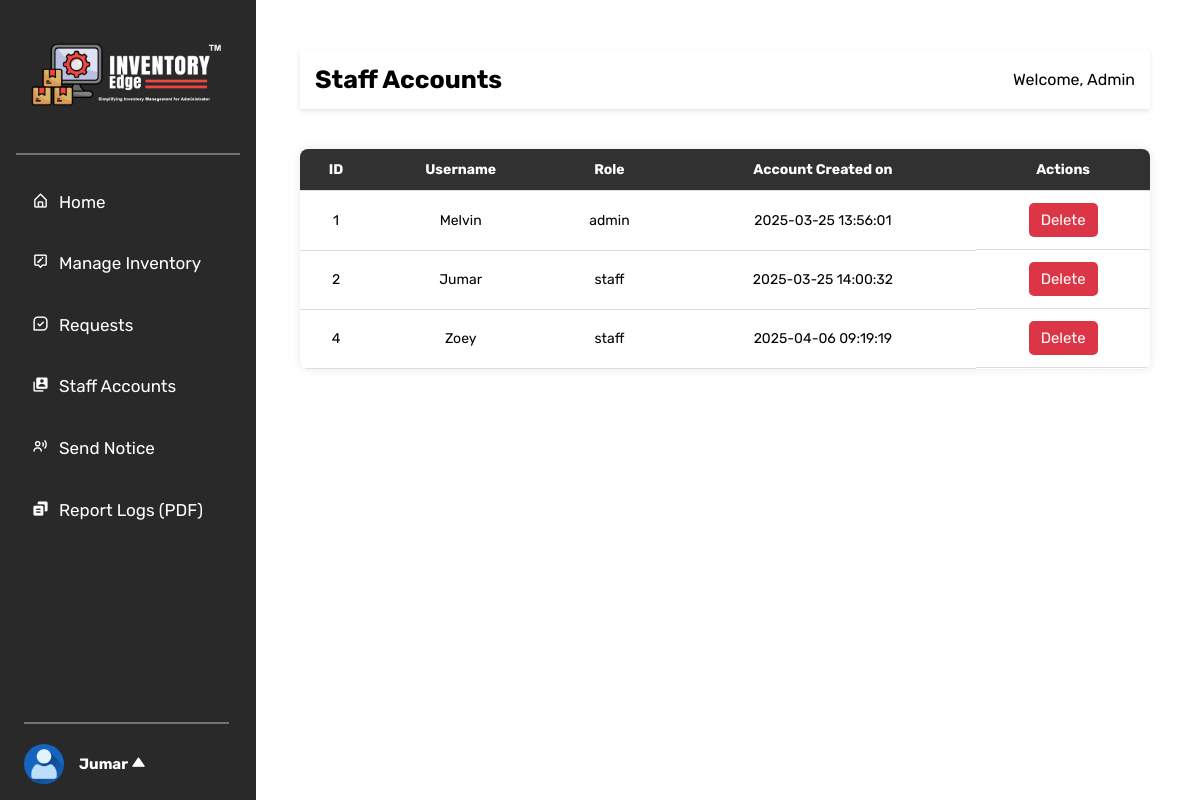
Page /admin/staff_accounts.php (signed in) on the committed database.
### tables this page shows
CREATE TABLE `users` (
  `id` int(11) NOT NULL,
  `username` varchar(50) NOT NULL,
  `email` varchar(255) NOT NULL,
  `password` varchar(255) NOT NULL,
  `role` enum('admin','staff','it') NOT NULL,
  `created_at` timestamp NOT NULL DEFAULT current_timestamp()
);

### function/function.php (called while the page is built, shortened)
<?php
require '../config/config.php';
?>
<?php
$stmt = $pdo->query("SELECT id, username, role, created_at FROM users");
$user = $stmt->fetchAll();
?>

### admin/staff_accounts.php (the view, shortened to what this page needs)
<?php
    require '../function/function.php';
?>
<!DOCTYPE html>
<html lang="en">
<head>
    <link rel="stylesheet" href="../css/table_styles.css">
</head>
<body>
<?php include '../includes/sidebar.php'; ?>
<div class="staff-content">
        <div class="dashboard-header">
            <h1>Staff Accounts</h1>
            <p>Welcome, Admin</p>
        </div>
    <table class="accounts-table">
        <thead>
            <tr>
                <th>ID</th>
                <th>Username</th>
                <th>Role</th>
                <th>Account Created on</th>
                <th>Actions</th>
            </tr>
        </thead>
        <tbody>
            <?php foreach ($user as $user): ?>
            <tr>
                <td><?= htmlspecialchars($user["id"]) ?></td>
                <td><?= htmlspecialchars($user["username"]) ?></td>
                <td><?= htmlspecialchars($user["role"]) ?></td>
                <td><?= htmlspecialchars($user["created_at"]) ?></td>
                <td class="actions">
                    <form method="POST" style="display:inline;">
                     <button type="submit" name="delete_user" class="btn btn-danger" onclick="return confirm('Are you sure?')">Delete</button>
                    </form>
                </td>
            </tr>
            <?php endforeach; ?>
        </tbody>
    </table>
    </div>
</body>
</html>

### css/table_styles.css (style rules this page uses)
* { margin: 0; padding: 0; font-family: "Rubik", serif; }
.dashboard-header { background: white; padding: 15px; display: flex; justify-content: space-between; align-items: center; box-shadow: 0px 2px 5px rgba(0,0,0,0.1); }
.dashboard-header h1 { font-size: 25px; }
.actions { display: flex; gap: 5px; justify-content: center; }
button { border: none; padding: 8px 12px; cursor: pointer; border-radius: 5px; transition: 0.3s; font-size: 15px; }
.btn-danger { background-color: #dc3545; color: white; }
.staff-content { margin-left: 250px; flex: 1; padding: 50px; }
.accounts-table { margin-top: 40px; width: 100%; border-collapse: collapse; background: #fff; box-shadow: 0px 0px 10px rgba(0, 0, 0, 0.1); border-radius: 8px; overflow: hidden; margin-bottom: 20px; font-size: 14px; }
.accounts-table thead { background-color: #313131; color: white; text-align: left; }
.accounts-table th, .accounts-table td { padding: 12px; border-bottom: 1px solid #ddd; text-align: center; }

### css/sidebar.css (style rules this page uses)
* { margin: 0; padding: 0; }

### rows in the picture
users: id "1", username "Melvin", role "admin", created_at "2025-03-25 13:56:01"
users: id "2", username "Jumar", role "staff", created_at "2025-03-25 14:00:32"
users: id "4", username "Zoey", role "staff", created_at "2025-04-06 09:19:19"

### other values in the picture
$_SESSION['username'] "Jumar"
